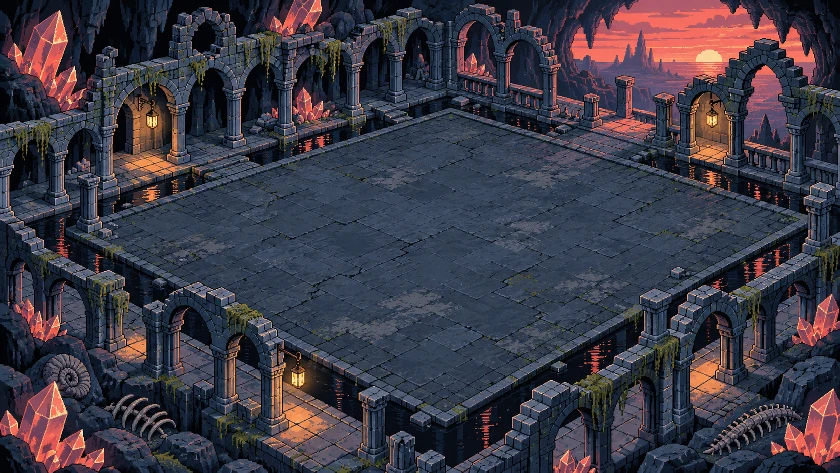
#> input picture src/assets/codex/claustro.webp, 840 x 473 px, given in place of Falla_23_Claustro_Mineral_Mockup.png, which was not available
$ python bake-scenario-surfaces.py ../src/assets/codex
#> lines starting #> are read from the running program, lines starting #| are printed output that depends on the picture
"""Bake isometric stone textures directly from the four scenario paintings.

Usage: python3 scripts/bake-scenario-surfaces.py /path/to/Escenario
Requires Pillow. Output frames: 0–15 floor, 16–31 coloured route.
"""
from pathlib import Path
from argparse import ArgumentParser
import math
import random
from PIL import Image, ImageEnhance, ImageOps

parser = ArgumentParser(description=__doc__)
parser.add_argument('source', type=Path)
args = parser.parse_args()
out = Path(__file__).resolve().parents[1] / 'src/assets/scenario-surfaces'
out.mkdir(parents=True, exist_ok=True)

# Sampling centres are on the walkable stone in the 480×270 reference views.
# Exclude silhouettes, architecture and baked lighting near the boundaries.
refs = {
    'cloister': ('Claustro_Mineral', [(172, 118), (215, 103), (265, 90), (311, 105), (151, 140), (220, 128), (282, 120), (339, 126), (177, 156), (234, 155), (293, 146), (320, 156), (212, 177), (254, 181), (266, 201), (358, 139)], (1.12, 1.21, 1.01), (1.27, 1.07, .73)),
    'bridge': ('Puente_Quebrado', [(174, 103), (219, 98), (270, 92), (322, 91), (142, 124), (199, 122), (261, 114), (320, 111), (158, 151), (221, 149), (273, 137), (338, 127), (111, 150), (156, 176), (202, 166), (373, 109)], (1.09, 1.06, 1.23), (1.16, .98, 1.10)),
    'fortress': ('Arena_Isometrica', [(212, 116), (252, 111), (296, 117), (338, 130), (163, 139), (215, 141), (270, 136), (326, 153), (143, 168), (190, 172), (235, 164), (280, 169), (201, 198), (244, 199), (296, 197), (376, 153)], (1.06, 1.15, 1.21), (1.35, 1.02, .91)),
    'ossuary': ('Osario_Hundido', [(174, 96), (223, 97), (275, 96), (313, 100), (143, 120), (192, 125), (250, 120), (329, 122), (131, 149), (182, 151), (234, 148), (304, 151), (155, 177), (208, 182), (263, 188), (309, 178)], (1.17, 1.05, 1.18), (1.32, 1.02, 1.02)),
}

for style, (file, samples, multiplier, accent) in refs.items():
    source = Image.open(args.source / f'Falla_23_{file}_Mockup.png').convert('RGB')
#> source is the input picture: PIL image 840x473 RGB; mean R, G, B 61.3, 58, 69.6
    # Resize once before sampling to preserve the original clusters of pixels.
    source = ImageOps.autocontrast(source.resize((960, 540), Image.Resampling.LANCZOS), cutoff=1)
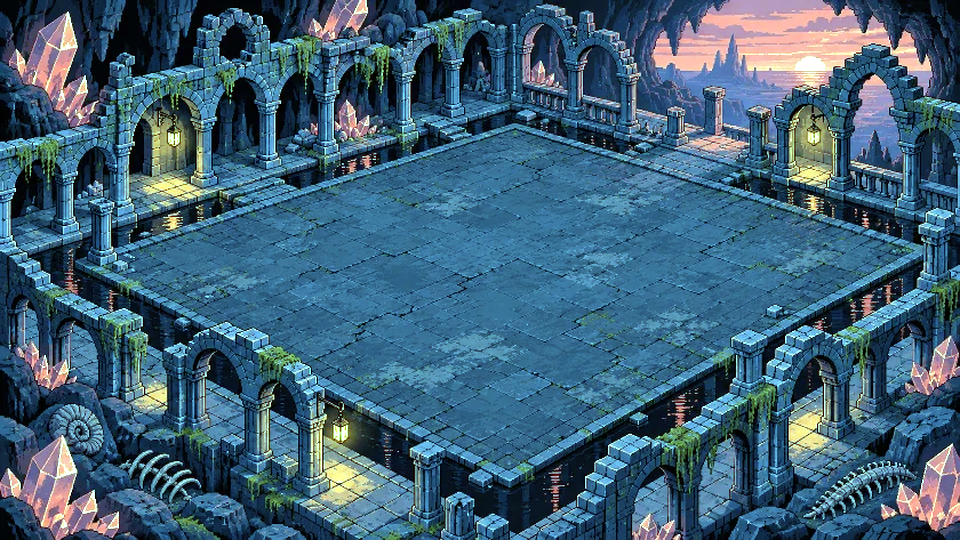
#> source: PIL image 960x540 RGB; mean R, G, B 63.4, 97.5, 119.7
    source = ImageEnhance.Brightness(source).enhance(1.08)
    sheet = Image.new('RGBA', (64 * 8, 32 * 4))
#> sheet: PIL image 512x128 RGBA; every value is 0
    for variant, (cx, cy) in enumerate(samples):
        rng = random.Random(731 + variant)
        span = rng.uniform(.88, 1.13)
        for route in range(2):
            tile = Image.new('RGBA', (64, 32))
            px = tile.load()
            for y in range(32):
                for x in range(64):
                    sx = (x + .5 - 32) / 32
                    sy = (y + .5 - 16) / 16
                    if abs(sx) + abs(sy) > 1:
                        continue
                    rgb = source.getpixel((round(cx * 2 + sx * 45 * span), round(cy * 2 + sy * 24 * span)))
                    # Feather the cropped edges towards the common stone tone so
                    # diamonds read as a continuous surface, not isolated stamps.
                    feather = max(0., min(1., (1 - abs(sx) - abs(sy)) * 10))
                    mix = .48 + .52 * feather
                    tone = (49, 58, 74)
                    grade = .95 + .09 * math.sin(variant * 1.51)
                    graded = [round((b * mix + base * (1 - mix)) * m * grade * (accent[i] if route else 1))
                              for i, (b, base, m) in enumerate(zip(rgb, tone, multiplier))]
                    px[x, y] = (*[min(255, c) for c in graded], 255)
            frame = variant + route * 16
            sheet.paste(tile, ((frame % 8) * 64, (frame // 8) * 32))
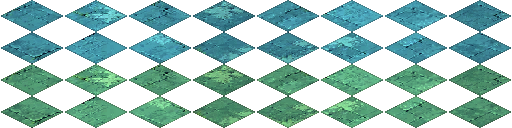
#> sheet: PIL image 512x128 RGBA; mean R, G, B, A 36.3, 71.4, 65.8, 127.5; transparent parts drawn white
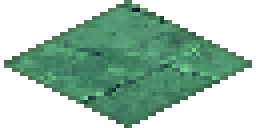
#> tile: PIL image 64x32 RGBA (shown 4 times larger); mean R, G, B, A 36.6, 67.7, 51.7, 127.5; transparent parts drawn white
    sheet.save(out / f'{style}.png', optimize=True)
#> pass 2 of the loop `for style, (file, samples, multiplier, accent) in refs.items():`:
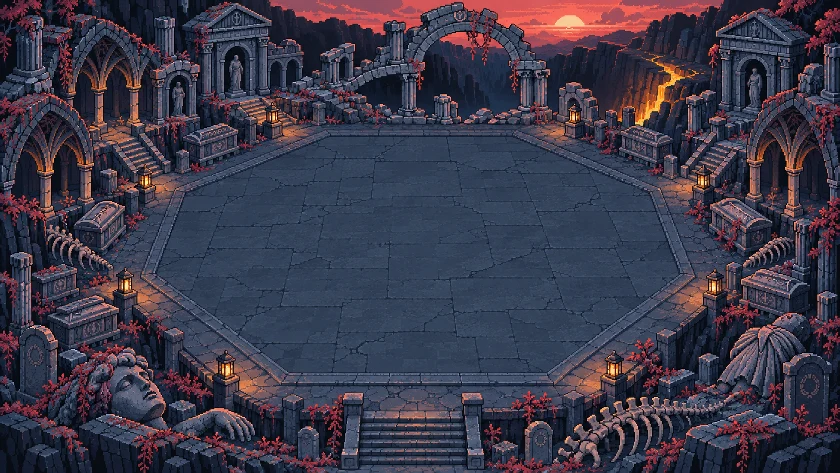
#> input picture src/assets/codex/osario.webp, 840 x 473 px, given in place of Falla_23_Puente_Quebrado_Mockup.png, which was not available
#> source is the input picture: PIL image 840x473 RGB; mean R, G, B 61.5, 57.9, 74.4
#> after the loop `for variant, (cx, cy) in enumerate(samples):`:
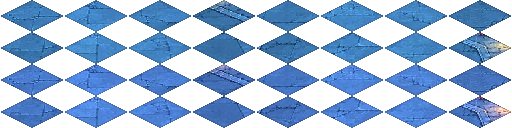
#> sheet: PIL image 512x128 RGBA; mean R, G, B, A 34.3, 60.2, 93.1, 127.5; transparent parts drawn white
#> after the loop `for variant, (cx, cy) in enumerate(samples):`:
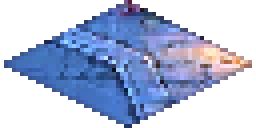
#> tile: PIL image 64x32 RGBA (shown 4 times larger); mean R, G, B, A 51.2, 62.6, 91.1, 127.5; transparent parts drawn white
#> (the run stopped early here; a loop or call above may not have finished)
